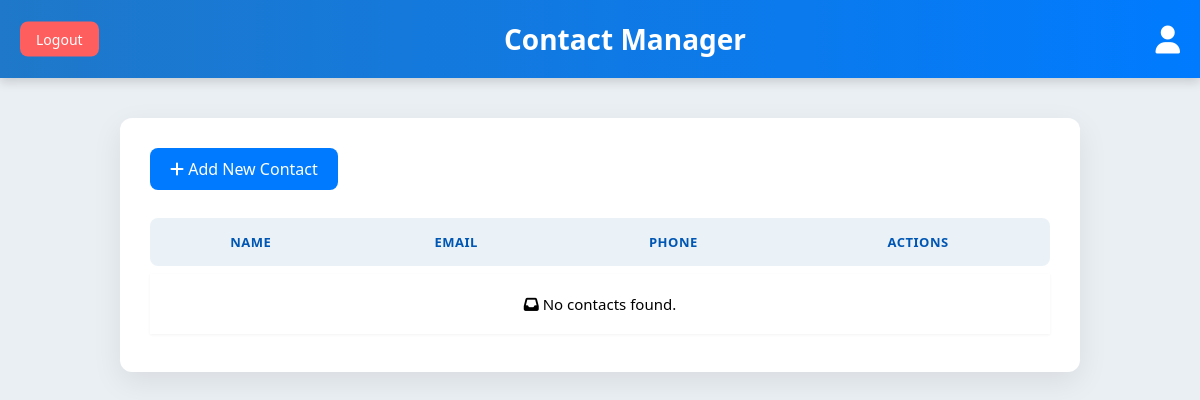
The app's page / (signed in), older data.
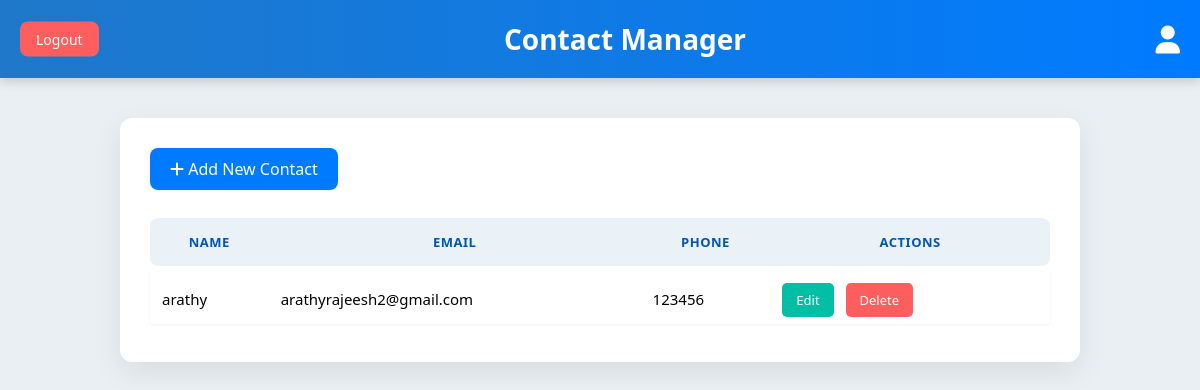
The same page, newer data.
### conatct/models.py (models this page shows, shortened)
class Contact(models.Model):
    user = models.ForeignKey(User, on_delete=models.CASCADE)
    name = models.CharField(max_length=100)
    phone = models.CharField(max_length=15)
    email = models.EmailField()

### conatct/views.py (the view)
# urls.py: path('', views.contact_list, name='contact_list'),
@login_required
def contact_list(request):
    contacts = Contact.objects.filter(user=request.user)
    return render(request, 'home.html', {'contacts': contacts})

### conatct/templates/home.html (shortened to what this page needs)
<!DOCTYPE html>
<html lang="en">
<head>
<link rel="stylesheet" href="https://cdnjs.cloudflare.com/ajax/libs/font-awesome/6.4.2/css/all.min.css">
</head>
<body>
    <header>
        Contact Manager
        <a href="{% url 'profile' %}" class="profile-icon" title="View Profile">
            <i class="fa-solid fa-user"></i>
        </a>
        <a href="{% url 'logout' %}" class="logout-button">Logout</a>
    </header>
    <div class="container">
        <a href="{% url 'add_contact' %}" class="button"><i class="fa-solid fa-plus"></i> Add New Contact</a>
        <table>
            <thead>
                <tr>
                    <th>Name</th>
                    <th>Email</th>
                    <th>Phone</th>
                    <th>Actions</th>
                </tr>
            </thead>
            <tbody>
                {% for contact in contacts %}
                <tr>
                    <td>{{ contact.name }}</td>
                    <td>{{ contact.email }}</td>
                    <td>{{ contact.phone }}</td>
                    <td>
                        <a href="{% url 'edit_contact' contact.id %}" class="action-btn edit-btn">Edit</a>
                        <a href="{% url 'delete_contact' contact.id %}" class="action-btn delete-btn">Delete</a>
                    </td>
                </tr>
                {% empty %}
                <tr>
                    <td colspan="4" style="text-align:center; padding: 20px;">
                        <i class="fa-solid fa-inbox"></i> No contacts found.
                    </td>
                </tr>
                {% endfor %}
            </tbody>
        </table>
    </div>
</body>
</html>

Row changes from the older to the newer data that the page shows:
added Contact: name "arathy", email "arathyrajeesh2@gmail.com", phone "123456"
Text that changed along with them:
text no longer shown: "No contacts found."
